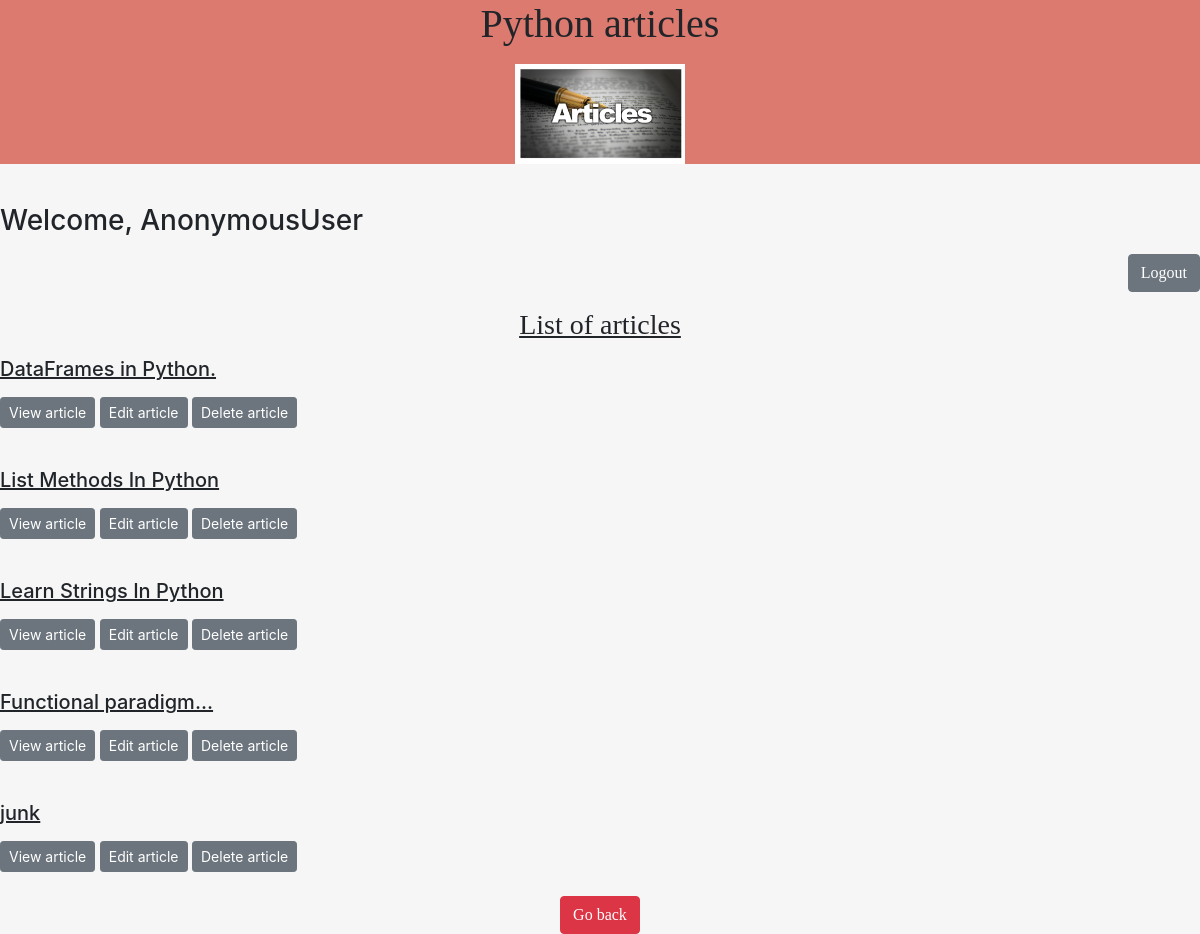
Page /article_list/ on the committed database.
### articles/models.py (models this page shows, shortened)
class Article(models.Model):
	article_title=models.CharField(max_length=100)
	article_description=models.TextField()
	def get_absolute_url(self):
		return reverse("article-details-display-id", kwargs={"pass_id": self.id})
	def get_absolute_url_delete(self):
		return reverse("article-details-delete-id", kwargs={"pass_id": self.id})
	def get_absolute_url_edit(self):
		return reverse("article-edit-id", kwargs={"pass_id": self.id})

### articles/views.py (the view)
# urls.py: path('article_list/', article_list_view, name='article-list'),
def article_list_view(request):
	obj=Article.objects.all()
	context={
		'object':obj
	}
	return render(request, "article_list.html", context)

### articles/templates/article_list.html (shortened to what this page needs)
{% extends 'test_base.html' %}
{% block content %}
<h3><p class="serif" align="center"> <u>List of articles </u></p></h3>
{% for x in object %}
<u><p class="serif"><h5>{{ x.article_title }}</h5></p></u>
	<a href='{{x.get_absolute_url}}'> <button type="button" class="btn btn-secondary btn-sm">View article </button></a>
	<a href='{{x.get_absolute_url_edit}}'> <button type="button" class="btn btn-secondary btn-sm">Edit article</button>
	</a>
	<a href="{{x.get_absolute_url_delete}}"> <button type="button" class="btn btn-secondary btn-sm">Delete article</button></a><br/><br/>
{% endfor %}
<p align="center" class="serif"><a href="/admin_home_page/"> <button type="button" class="btn btn-danger ">Go back </button></a></p>
{% endblock %}

### articles/templates/test_base.html (shortened to what this page needs)
<!doctype html>
<html>
<head>
	{% load staticfiles  %}
	<link rel="stylesheet" href="{% static '/css/bootstrap.min.css' %}" type='text/css'/>
</head>
<body class="body" style="background-color:#f6f6f6">
	<div class="container-fluid" style="background-color:#dc7a6f" >
		<h1><p class="serif" align="center"> Python articles</p> </h1>
		<center>
			<img src="{% static 'img/article_logo.jpg' %}" class="responsive-img" style='max-height:100px;' alt="article_logo">
		</center>
	</div><br/>
		<p align="left" class="serif"><h3>Welcome, {{request.user}}</h3></p><p align="right" class="serif" ><a href="/"> <button type="button" class="btn btn-secondary">Logout</button></a></p>
{% block content %}
{% endblock content %}
</body>
</html>

### articles/templates/test_base.html (style rules this page uses)
html, body { height:100% }
p.serif { font-family: "Times New Roman", Times, serif; }

### articles/templates/article_list.html (style rules this page uses)
p.serif { font-family: "Times New Roman", Times, serif; }

### rows in the picture
Article: article_title "DataFrames in Python."
Article: article_title "List Methods In Python"
Article: article_title "Learn Strings In Python"
Article: article_title "Functional paradigm..."
Article: article_title "junk"

### other values in the picture
{{ request.user }} "AnonymousUser"
